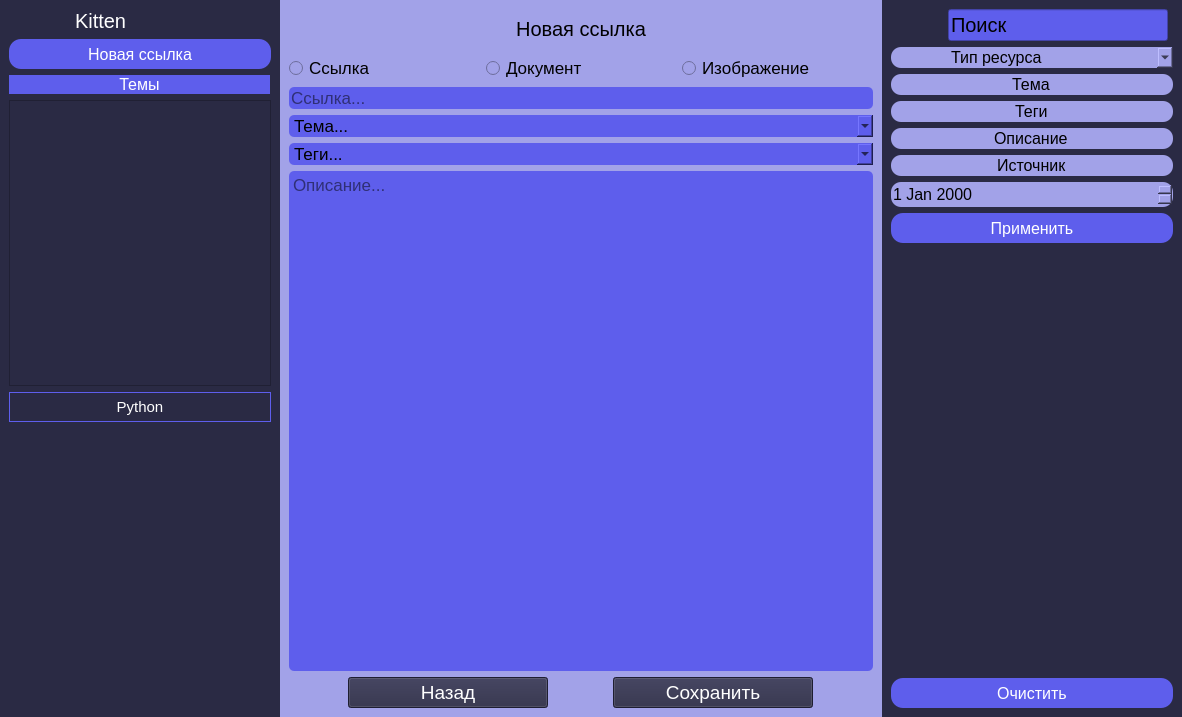
<?xml version="1.0" encoding="UTF-8"?>
<ui version="4.0">
 <class>MainWindow</class>
 <widget class="QMainWindow" name="MainWindow">
  <property name="geometry">
   <rect>
    <x>0</x>
    <y>0</y>
    <width>1182</width>
    <height>717</height>
   </rect>
  </property>
  <property name="windowTitle">
   <string>MainWindow</string>
  </property>
  <widget class="QWidget" name="centralwidget">
   <layout class="QGridLayout" name="gridLayout">
    <property name="leftMargin">
     <number>0</number>
    </property>
    <property name="topMargin">
     <number>0</number>
    </property>
    <property name="rightMargin">
     <number>0</number>
    </property>
    <property name="bottomMargin">
     <number>0</number>
    </property>
    <property name="spacing">
     <number>0</number>
    </property>
    <item row="0" column="2">
     <widget class="QFrame" name="searchFrame">
      <property name="maximumSize">
       <size>
        <width>300</width>
        <height>16777215</height>
       </size>
      </property>
      <property name="styleSheet">
       <string notr="true">background-color: rgb(42, 42, 68);</string>
      </property>
      <layout class="QVBoxLayout" name="searchLayout">
       <item>
        <layout class="QHBoxLayout" name="littleSearchLayout">
         <item>
          <widget class="QLabel" name="searchImage">
           <property name="minimumSize">
            <size>
             <width>0</width>
             <height>0</height>
            </size>
           </property>
           <property name="maximumSize">
            <size>
             <width>45</width>
             <height>35</height>
            </size>
           </property>
           <property name="text">
            <string/>
           </property>
           <property name="pixmap">
            <pixmap>Pic/еще одна лупа.jpg</pixmap>
           </property>
           <property name="scaledContents">
            <bool>true</bool>
           </property>
          </widget>
         </item>
         <item>
          <widget class="QLineEdit" name="generalSearch">
           <property name="minimumSize">
            <size>
             <width>220</width>
             <height>0</height>
            </size>
           </property>
           <property name="maximumSize">
            <size>
             <width>195</width>
             <height>35</height>
            </size>
           </property>
           <property name="font">
            <font>
             <family>Arial</family>
             <pointsize>15</pointsize>
            </font>
           </property>
           <property name="styleSheet">
            <string notr="true">background: #5E5EEC;</string>
           </property>
           <property name="text">
            <string>Поиск</string>
           </property>
          </widget>
         </item>
        </layout>
       </item>
       <item>
        <widget class="QComboBox" name="resourceType">
         <property name="font">
          <font>
           <family>Arial</family>
           <pointsize>12</pointsize>
          </font>
         </property>
         <property name="styleSheet">
          <string notr="true">background: #A2A2E8;
border-radius: 10px;
padding-left: 60px;</string>
         </property>
         <property name="currentText">
          <string>Тип ресурса</string>
         </property>
         <item>
          <property name="text">
           <string>Тип ресурса</string>
          </property>
         </item>
         <item>
          <property name="text">
           <string>Ссылка</string>
          </property>
         </item>
         <item>
          <property name="text">
           <string>Документ</string>
          </property>
         </item>
         <item>
          <property name="text">
           <string>Изображение</string>
          </property>
         </item>
        </widget>
       </item>
       <item>
        <widget class="QLineEdit" name="tagSearch">
         <property name="font">
          <font>
           <family>Arial</family>
           <pointsize>12</pointsize>
          </font>
         </property>
         <property name="styleSheet">
          <string notr="true">QLineEdit {
background: #A2A2E8;
border-radius: 10px;
}</string>
         </property>
         <property name="text">
          <string>Тема</string>
         </property>
         <property name="alignment">
          <set>Qt::AlignCenter</set>
         </property>
        </widget>
       </item>
       <item>
        <widget class="QLineEdit" name="themeSearch">
         <property name="font">
          <font>
           <family>Arial</family>
           <pointsize>12</pointsize>
          </font>
         </property>
         <property name="styleSheet">
          <string notr="true">background: #A2A2E8;
border-radius: 10px;</string>
         </property>
         <property name="text">
          <string>Теги</string>
         </property>
         <property name="alignment">
          <set>Qt::AlignCenter</set>
         </property>
        </widget>
       </item>
       <item>
        <widget class="QLineEdit" name="description">
         <property name="font">
          <font>
           <family>Arial</family>
           <pointsize>12</pointsize>
          </font>
         </property>
         <property name="styleSheet">
          <string notr="true">background: #A2A2E8;
border-radius: 10px;</string>
         </property>
         <property name="text">
          <string>Описание</string>
         </property>
         <property name="alignment">
          <set>Qt::AlignCenter</set>
         </property>
        </widget>
       </item>
       <item>
        <widget class="QLineEdit" name="sourceSearch">
         <property name="font">
          <font>
           <family>Arial</family>
           <pointsize>12</pointsize>
          </font>
         </property>
         <property name="styleSheet">
          <string notr="true">background: #A2A2E8;
border-radius: 10px;</string>
         </property>
         <property name="text">
          <string>Источник</string>
         </property>
         <property name="alignment">
          <set>Qt::AlignCenter</set>
         </property>
        </widget>
       </item>
       <item>
        <widget class="QDateEdit" name="dateSearch">
         <property name="minimumSize">
          <size>
           <width>0</width>
           <height>25</height>
          </size>
         </property>
         <property name="font">
          <font>
           <family>Arial</family>
           <pointsize>12</pointsize>
          </font>
         </property>
         <property name="styleSheet">
          <string notr="true">background: #A2A2E8;
border-radius: 10px;
</string>
         </property>
        </widget>
       </item>
       <item>
        <widget class="QPushButton" name="applyButton">
         <property name="minimumSize">
          <size>
           <width>0</width>
           <height>30</height>
          </size>
         </property>
         <property name="font">
          <font>
           <family>Arial</family>
           <pointsize>12</pointsize>
          </font>
         </property>
         <property name="styleSheet">
          <string notr="true">background: #5E5EEC;
border-radius: 12px;
color: rgb(255, 255, 255);</string>
         </property>
         <property name="text">
          <string>Применить</string>
         </property>
        </widget>
       </item>
       <item>
        <spacer name="searchSpacer">
         <property name="orientation">
          <enum>Qt::Vertical</enum>
         </property>
         <property name="sizeHint" stdset="0">
          <size>
           <width>20</width>
           <height>40</height>
          </size>
         </property>
        </spacer>
       </item>
       <item>
        <widget class="QPushButton" name="pushButton">
         <property name="minimumSize">
          <size>
           <width>0</width>
           <height>30</height>
          </size>
         </property>
         <property name="maximumSize">
          <size>
           <width>16777215</width>
           <height>16777215</height>
          </size>
         </property>
         <property name="font">
          <font>
           <family>Arial</family>
           <pointsize>12</pointsize>
          </font>
         </property>
         <property name="styleSheet">
          <string notr="true">background: #5E5EEC;
border-radius: 12px;
color: rgb(255, 255, 255);</string>
         </property>
         <property name="text">
          <string>Очистить</string>
         </property>
        </widget>
       </item>
      </layout>
     </widget>
    </item>
    <item row="0" column="1">
     <widget class="QFrame" name="Frame">
      <property name="maximumSize">
       <size>
        <width>16777215</width>
        <height>16777215</height>
       </size>
      </property>
      <property name="styleSheet">
       <string notr="true">background-color: rgb(162, 162, 232);</string>
      </property>
      <layout class="QVBoxLayout" name="libraryLayout">
       <item alignment="Qt::AlignHCenter">
        <widget class="QLabel" name="nameOfLayout">
         <property name="minimumSize">
          <size>
           <width>400</width>
           <height>40</height>
          </size>
         </property>
         <property name="maximumSize">
          <size>
           <width>16777215</width>
           <height>16777215</height>
          </size>
         </property>
         <property name="font">
          <font>
           <family>Arial</family>
           <pointsize>15</pointsize>
          </font>
         </property>
         <property name="text">
          <string>Новая ссылка</string>
         </property>
         <property name="alignment">
          <set>Qt::AlignCenter</set>
         </property>
        </widget>
       </item>
       <item>
        <layout class="QVBoxLayout" name="descriptionLayout">
         <item>
          <layout class="QHBoxLayout" name="typeOfInfLayout">
           <item>
            <widget class="QRadioButton" name="docButton">
             <property name="font">
              <font>
               <pointsize>13</pointsize>
              </font>
             </property>
             <property name="text">
              <string>Ссылка</string>
             </property>
            </widget>
           </item>
           <item>
            <widget class="QRadioButton" name="linkButton">
             <property name="font">
              <font>
               <pointsize>13</pointsize>
              </font>
             </property>
             <property name="text">
              <string>Документ</string>
             </property>
            </widget>
           </item>
           <item>
            <widget class="QRadioButton" name="imgButton">
             <property name="font">
              <font>
               <pointsize>13</pointsize>
              </font>
             </property>
             <property name="text">
              <string>Изображение</string>
             </property>
            </widget>
           </item>
          </layout>
         </item>
         <item>
          <widget class="QLineEdit" name="linkLineEdit">
           <property name="font">
            <font>
             <pointsize>13</pointsize>
            </font>
           </property>
           <property name="styleSheet">
            <string notr="true">background: #5E5EEC;
border-radius: 5px;</string>
           </property>
           <property name="inputMask">
            <string/>
           </property>
           <property name="text">
            <string/>
           </property>
           <property name="maxLength">
            <number>32767</number>
           </property>
           <property name="placeholderText">
            <string>Ссылка...</string>
           </property>
          </widget>
         </item>
         <item>
          <widget class="QComboBox" name="themeComboBox">
           <property name="font">
            <font>
             <pointsize>13</pointsize>
            </font>
           </property>
           <property name="styleSheet">
            <string notr="true">background: #5E5EEC;
border-radius: 5px;</string>
           </property>
           <property name="currentText">
            <string>Тема...</string>
           </property>
           <item>
            <property name="text">
             <string>Тема...</string>
            </property>
           </item>
          </widget>
         </item>
         <item>
          <widget class="QComboBox" name="tagComboBox">
           <property name="font">
            <font>
             <pointsize>13</pointsize>
            </font>
           </property>
           <property name="styleSheet">
            <string notr="true">background: #5E5EEC;
border-radius: 5px;</string>
           </property>
           <item>
            <property name="text">
             <string>Теги...</string>
            </property>
           </item>
          </widget>
         </item>
         <item>
          <widget class="QTextEdit" name="descriptionTextEdit">
           <property name="font">
            <font>
             <pointsize>13</pointsize>
            </font>
           </property>
           <property name="styleSheet">
            <string notr="true">background: #5E5EEC;
border-radius: 5px;</string>
           </property>
           <property name="documentTitle">
            <string/>
           </property>
           <property name="placeholderText">
            <string>Описание...</string>
           </property>
          </widget>
         </item>
         <item>
          <layout class="QHBoxLayout" name="buttonHorizontalLayout">
           <item>
            <widget class="QPushButton" name="backPushButton">
             <property name="maximumSize">
              <size>
               <width>200</width>
               <height>16777215</height>
              </size>
             </property>
             <property name="font">
              <font>
               <pointsize>14</pointsize>
              </font>
             </property>
             <property name="styleSheet">
              <string notr="true">background-color: rgb(42, 42, 68); color: rgb(255, 255, 255);</string>
             </property>
             <property name="text">
              <string>Назад</string>
             </property>
            </widget>
           </item>
           <item>
            <widget class="QPushButton" name="savePushButton">
             <property name="maximumSize">
              <size>
               <width>200</width>
               <height>16777215</height>
              </size>
             </property>
             <property name="font">
              <font>
               <pointsize>14</pointsize>
              </font>
             </property>
             <property name="styleSheet">
              <string notr="true">background-color: rgb(42, 42, 68);color: rgb(255, 255, 255);</string>
             </property>
             <property name="text">
              <string>Сохранить</string>
             </property>
            </widget>
           </item>
          </layout>
         </item>
        </layout>
       </item>
      </layout>
     </widget>
    </item>
    <item row="0" column="0">
     <widget class="QFrame" name="userThemeFrame">
      <property name="minimumSize">
       <size>
        <width>0</width>
        <height>0</height>
       </size>
      </property>
      <property name="maximumSize">
       <size>
        <width>280</width>
        <height>16777215</height>
       </size>
      </property>
      <property name="styleSheet">
       <string notr="true">background-color: rgb(42, 42, 68);</string>
      </property>
      <layout class="QVBoxLayout" name="userThemeLayout">
       <item>
        <layout class="QHBoxLayout" name="user">
         <item>
          <widget class="QLabel" name="userImage">
           <property name="maximumSize">
            <size>
             <width>60</width>
             <height>50</height>
            </size>
           </property>
           <property name="styleSheet">
            <string notr="true">border-radius: 5px;</string>
           </property>
           <property name="text">
            <string/>
           </property>
           <property name="pixmap">
            <pixmap>Pic/rounded-userdog.png</pixmap>
           </property>
           <property name="scaledContents">
            <bool>true</bool>
           </property>
          </widget>
         </item>
         <item>
          <widget class="QLabel" name="userName">
           <property name="font">
            <font>
             <family>Arial</family>
             <pointsize>15</pointsize>
            </font>
           </property>
           <property name="styleSheet">
            <string notr="true">color: rgb(255, 255, 255);</string>
           </property>
           <property name="text">
            <string>Kitten</string>
           </property>
           <property name="textFormat">
            <enum>Qt::AutoText</enum>
           </property>
           <property name="alignment">
            <set>Qt::AlignLeading|Qt::AlignLeft|Qt::AlignVCenter</set>
           </property>
          </widget>
         </item>
        </layout>
       </item>
       <item>
        <widget class="QPushButton" name="newLinkButton">
         <property name="minimumSize">
          <size>
           <width>0</width>
           <height>30</height>
          </size>
         </property>
         <property name="font">
          <font>
           <pointsize>12</pointsize>
          </font>
         </property>
         <property name="styleSheet">
          <string notr="true">background: #5E5EEC;
border-radius: 12px;
color: rgb(255, 255, 255);</string>
         </property>
         <property name="text">
          <string>Новая ссылка</string>
         </property>
         <property name="iconSize">
          <size>
           <width>16</width>
           <height>16</height>
          </size>
         </property>
        </widget>
       </item>
       <item>
        <layout class="QHBoxLayout" name="addNewTheme">
         <item>
          <widget class="QLabel" name="themeLable">
           <property name="minimumSize">
            <size>
             <width>261</width>
             <height>0</height>
            </size>
           </property>
           <property name="font">
            <font>
             <pointsize>12</pointsize>
            </font>
           </property>
           <property name="cursor">
            <cursorShape>ArrowCursor</cursorShape>
           </property>
           <property name="styleSheet">
            <string notr="true">background: #5E5EEC;
border-radius: 12px;
color: rgb(255, 255, 255);</string>
           </property>
           <property name="text">
            <string>Темы</string>
           </property>
           <property name="alignment">
            <set>Qt::AlignCenter</set>
           </property>
          </widget>
         </item>
         <item>
          <widget class="QLabel" name="plas">
           <property name="maximumSize">
            <size>
             <width>30</width>
             <height>30</height>
            </size>
           </property>
           <property name="focusPolicy">
            <enum>Qt::WheelFocus</enum>
           </property>
           <property name="styleSheet">
            <string notr="true">background: transparent;</string>
           </property>
           <property name="text">
            <string/>
           </property>
           <property name="pixmap">
            <pixmap>Pic/другой плюс.png</pixmap>
           </property>
           <property name="scaledContents">
            <bool>true</bool>
           </property>
          </widget>
         </item>
        </layout>
       </item>
       <item>
        <widget class="QListView" name="listView"/>
       </item>
       <item>
        <widget class="QPushButton" name="theme_1">
         <property name="minimumSize">
          <size>
           <width>215</width>
           <height>30</height>
          </size>
         </property>
         <property name="font">
          <font>
           <family>Arial</family>
           <pointsize>11</pointsize>
          </font>
         </property>
         <property name="styleSheet">
          <string notr="true">border: 1px solid #5E5EEC; 

color: rgb(255, 255, 255);</string>
         </property>
         <property name="text">
          <string>Python</string>
         </property>
        </widget>
       </item>
       <item>
        <spacer name="themeSpacer">
         <property name="orientation">
          <enum>Qt::Vertical</enum>
         </property>
         <property name="sizeHint" stdset="0">
          <size>
           <width>20</width>
           <height>40</height>
          </size>
         </property>
        </spacer>
       </item>
      </layout>
     </widget>
    </item>
   </layout>
  </widget>
 </widget>
 <resources/>
 <connections/>
</ui>
